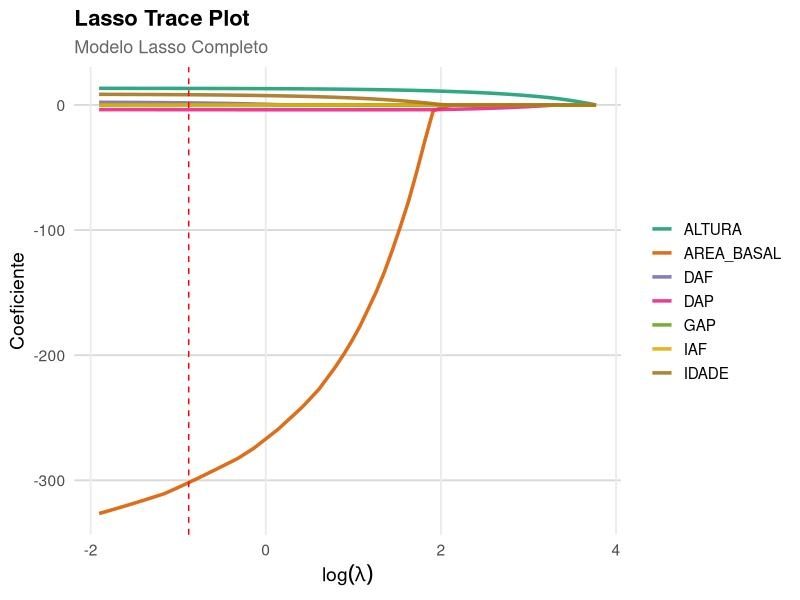

Recreate this plot in R.
## ---- chunk 1
library(readxl)

dados <- read_excel("dados_pinus.xlsx")
## ---- chunk 2
library(caret)
library(glmnet)

set.seed(123)
train_index_lasso <- createDataPartition(dados$VOLUME, p = 0.9, list = FALSE)
dados_treino_lasso <- dados[train_index_lasso, ]
dados_teste_lasso  <- dados[-train_index_lasso, ]

x_train_lasso <- model.matrix(VOLUME ~ ., dados_treino_lasso)[, -1]
y_train_lasso <- dados_treino_lasso$VOLUME

x_test_lasso <- model.matrix(VOLUME ~ ., dados_teste_lasso)[, -1]
y_test_lasso <- dados_teste_lasso$VOLUME

# Validação cruzada para Lasso (alpha = 1)
cv_lasso <- cv.glmnet(x_train_lasso, y_train_lasso, alpha = 1, standardize = TRUE)
best_lambda_lasso <- cv_lasso$lambda.min
modelo_lasso <- glmnet(x_train_lasso, y_train_lasso, alpha = 1, lambda = best_lambda_lasso, standardize = TRUE)

# Predição no teste
y_pred_lasso <- predict(modelo_lasso, s = best_lambda_lasso, newx = x_test_lasso)

R2_lasso <- cor(y_test_lasso, y_pred_lasso)^2
rmse_lasso <- sqrt(mean((y_test_lasso - y_pred_lasso)^2))
mae_lasso <- mean(abs(y_test_lasso - y_pred_lasso))
mape_lasso <- mean(abs((y_test_lasso - y_pred_lasso) / y_test_lasso)) * 100

# Variáveis selecionadas (diferentes de zero)
coef_lasso <- coef(modelo_lasso)
variaveis_lasso <- rownames(coef_lasso)[coef_lasso[, 1] != 0 & rownames(coef_lasso) != "(Intercept)"]

# ----- AIC e BIC -----
n <- length(y_train_lasso)
y_fitted_lasso <- predict(modelo_lasso, s = best_lambda_lasso, newx = x_train_lasso)
rss_lasso <- sum((y_train_lasso - y_fitted_lasso)^2)
sigma2_lasso <- rss_lasso / n
logLik_lasso <- -n / 2 * (log(2 * pi) + log(sigma2_lasso) + 1)

df_lasso <- modelo_lasso$df  # graus de liberdade = número de coeficientes ≠ 0
aic_lasso <- -2 * logLik_lasso + 2 * df_lasso
bic_lasso <- -2 * logLik_lasso + log(n) * df_lasso

# Resultados
cat("Lasso COM todas as variáveis:\n")
cat("R²:", R2_lasso, 
    "\nRMSE:", rmse_lasso, 
    "\nMAE:", mae_lasso,
    "\nMAPE =", mape_lasso,
    "\nAIC =", aic_lasso,
    "\nBIC =", bic_lasso
)
cat("\nVariáveis selecionadas:", paste(variaveis_lasso, collapse = ", "), "\n")
#------------------------------------------------------------------------------#
## ---- chunk 3

library(tidyr)
library(caret)
library(glmnet)


# Ajustar Lasso com sequência de lambdas
lasso_seq <- glmnet(x_train_lasso, y_train_lasso, alpha = 1, standardize = TRUE)

# Obter coeficientes e log(lambda)
coefs_lasso_matrix <- as.matrix(lasso_seq$beta)
lambdas_lasso <- lasso_seq$lambda
log_lambda_lasso <- log(lambdas_lasso)

# Transpor e criar data frame com log(lambda)
df_coefs_lasso <- as.data.frame(t(coefs_lasso_matrix))
df_coefs_lasso$log_lambda <- log_lambda_lasso

# Transformar para formato longo (tidy)
df_long_lasso <- df_coefs_lasso %>%
  pivot_longer(cols = -log_lambda, names_to = "Variavel", values_to = "Coeficiente")

# Lasso Plot com ggplot2
ggplot(df_long_lasso, aes(x = log_lambda, 
                          y = Coeficiente, 
                          color = Variavel)) +
  geom_line(size = 1.2, alpha = 0.9) +               # Linhas suaves e grossas
  geom_vline(xintercept = log(best_lambda_lasso), 
             linetype = "dashed", color = "red") +
  labs(
    title = "Lasso Trace Plot",
    subtitle = "Modelo Lasso Completo",
    x = expression(log(lambda)),
    y = "Coeficiente"
  ) +
  scale_color_brewer(palette = "Dark2") +  # Paleta de cores suave
  theme_minimal(base_size = 14) +
  theme(
    plot.title = element_text(face = "bold", size = 16),
    plot.subtitle = element_text(size = 13, color = "gray40"),
    legend.title = element_blank(),
    legend.text = element_text(size = 11),
    legend.position = "right",
    panel.grid.minor = element_blank(),
    panel.grid.major.y = element_line(color = "gray85")
  )
